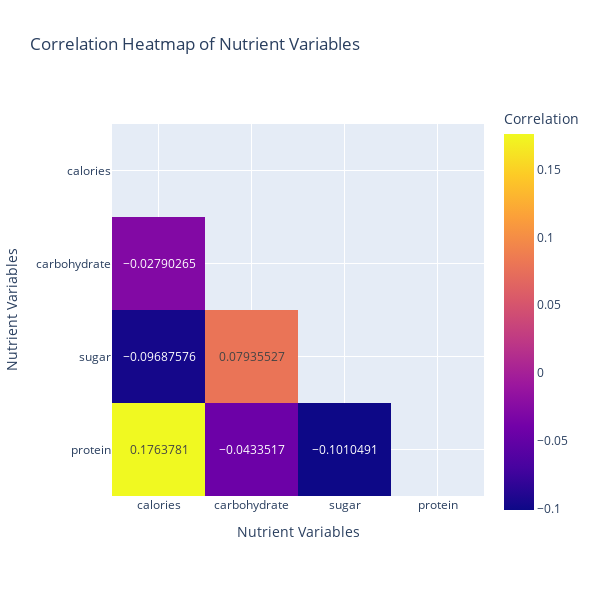

Notebook code for this chart:
### Markdown cell above
### Heatmap
A correlation matrix is used here to make a heatmap to show the relationship between nutrient variables.
It can be seen that there is very little to low correlation considering the annotated correlation values.Only protein and calories standout a little.

### Code cell
# Correlation
corr = df[['calories', 'carbohydrate', 'sugar', 'protein']].corr()
# Mask to matrix
mask = np.zeros_like(corr, dtype=bool)
mask[np.triu_indices_from(mask)] = True
# create the plot
df_corr_viz = corr.mask(mask)
fig = px.imshow(df_corr_viz, text_auto=True,title='Correlation Heatmap of Nutrient Variables')
# Customize layout
fig.update_layout(width=600, height=600,
                  xaxis_title='Nutrient Variables',
                  yaxis_title='Nutrient Variables',
                  coloraxis_colorbar=dict(title='Correlation'))
fig.show()

### Figure 1 — Plotly figure (JSON) as saved in the notebook; plotly's stock layout.template omitted (floating-point values rounded to 4 significant figures)
{"data": [{"coloraxis": "coloraxis", "name": "0", "texttemplate": "%{z}", "x": ["calories", "carbohydrate", "sugar", "protein"], "y": ["calories", "carbohydrate", "sugar", "protein"], "z": [[null, null, null, null], [-0.0279, null, null, null], [-0.09688, 0.07936, null, null], [0.1764, -0.04335, -0.101, null]], "type": "heatmap", "xaxis": "x", "yaxis": "y", "hovertemplate": "x: %{x}<br>y: %{y}<br>color: %{z}<extra></extra>"}], "layout": {"xaxis": {"anchor": "y", "domain": [0, 1], "scaleanchor": "y", "constrain": "domain", "title": {"text": "Nutrient Variables"}}, "yaxis": {"anchor": "x", "domain": [0, 1], "autorange": "reversed", "constrain": "domain", "title": {"text": "Nutrient Variables"}}, "coloraxis": {"colorscale": [[0, "#0d0887"], [0.1111, "#46039f"], [0.2222, "#7201a8"], [0.3333, "#9c179e"], [0.4444, "#bd3786"], [0.5556, "#d8576b"], [0.6667, "#ed7953"], [0.7778, "#fb9f3a"], [0.8889, "#fdca26"], [1, "#f0f921"]], "colorbar": {"title": {"text": "Correlation"}}}, "title": {"text": "Correlation Heatmap of Nutrient Variables"}, "width": 600, "height": 600}}
